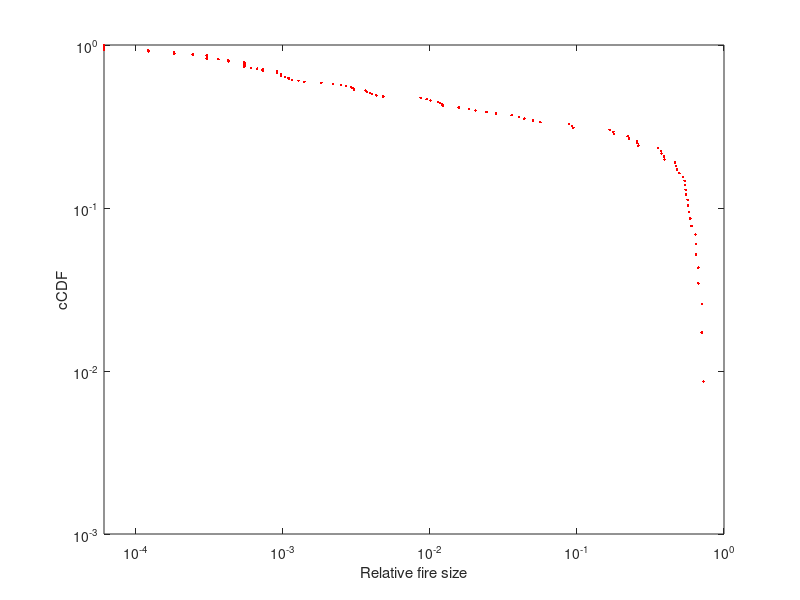

This figure's MATLAB source:
clear all
gridSize = 128;

data = load('myData.mat');
burnedTrees = data.plotData(:,1);
trees = data.plotData(:,2);
allTrees = trees; %Use this for later

% ---------Plot log log graph from sim------------
burnedTrees = burnedTrees./(gridSize^2); % relative fire size
burnedTrees = sort(burnedTrees, 'descend');

%cCDF
cCDF = burnedTrees;

nrOfBurnedTrees = size(burnedTrees,1);
for i = 1:nrOfBurnedTrees
    cCDF(i) = i/nrOfBurnedTrees;
end

figure(200)
xmin = burnedTrees(end);
plot(burnedTrees, cCDF, 'r.')
set(gca, 'YScale', 'log')
set(gca, 'XScale', 'log')
xlim([xmin 1])
xlabel('Relative fire size')
ylabel('cCDF')
hold on % Hold on for next
%----------------------------------

% %Recreate dense like forests and set them on fire---------
% nrOfPreClusters = size(trees, 1);
% nrOfLocations = gridSize^2;
% recreatedClusters = zeros(nrOfPreClusters, 1);
% allTrees = sort(allTrees);
% nrOfPreClusters
% for i = 1:nrOfPreClusters
%     forestDensityProb = (allTrees(i)/(gridSize^2));
%     forestDensityProb
%      locationStatus = zeros(nrOfLocations,2); %0 empty, 1, tree, 2 fire
%      locationStatus(1:nrOfLocations,1) = [1:nrOfLocations];
%     
%     %Initialize forest
%     for l = 1:nrOfLocations
%         r = rand;
%         if r < forestDensityProb
%             locationStatus(l,2) = 1;
%         else
%             locationStatus(l,2) = 0;
%         end
%     end
%     
%     %Get list of treeLocations
% 
%     [emptyLocations, treeLocations, fireLocations] = TrimStatusList(locationStatus);
%  
%     %Select a random tree to strike
%     nrCompTrees = size(treeLocations, 1);
%     rIndx = randi([1, nrCompTrees]);
%     strikeLoc = treeLocations(rIndx);
%     
%     %Burn cluster of trees and retrieve the size of the cluster
%  
%     [cluster, locationStatus] = BurnNeighbours(locationStatus, strikeLoc, gridSize);
% 
%     
%     clusterSize = size(cluster, 2);
%     recreatedClusters(i) = clusterSize;
%     
%     
%     i
% end
% 
% %Repeat procedure
% 
% recreatedClusters = recreatedClusters./(gridSize^2); % relative fire size
% recreatedClusters = sort(recreatedClusters, 'descend');
% 
% %cCDF
% cCDF2 = recreatedClusters;
% 
% % nrOfBurnedTrees = size(burnedTrees,1);
% for i = 1:nrOfPreClusters
%     cCDF2(i) = i/nrOfPreClusters;
% end
% 
% xmin = recreatedClusters(end);
% plot(recreatedClusters, cCDF2, 'g.')
% save('plotData.mat');
